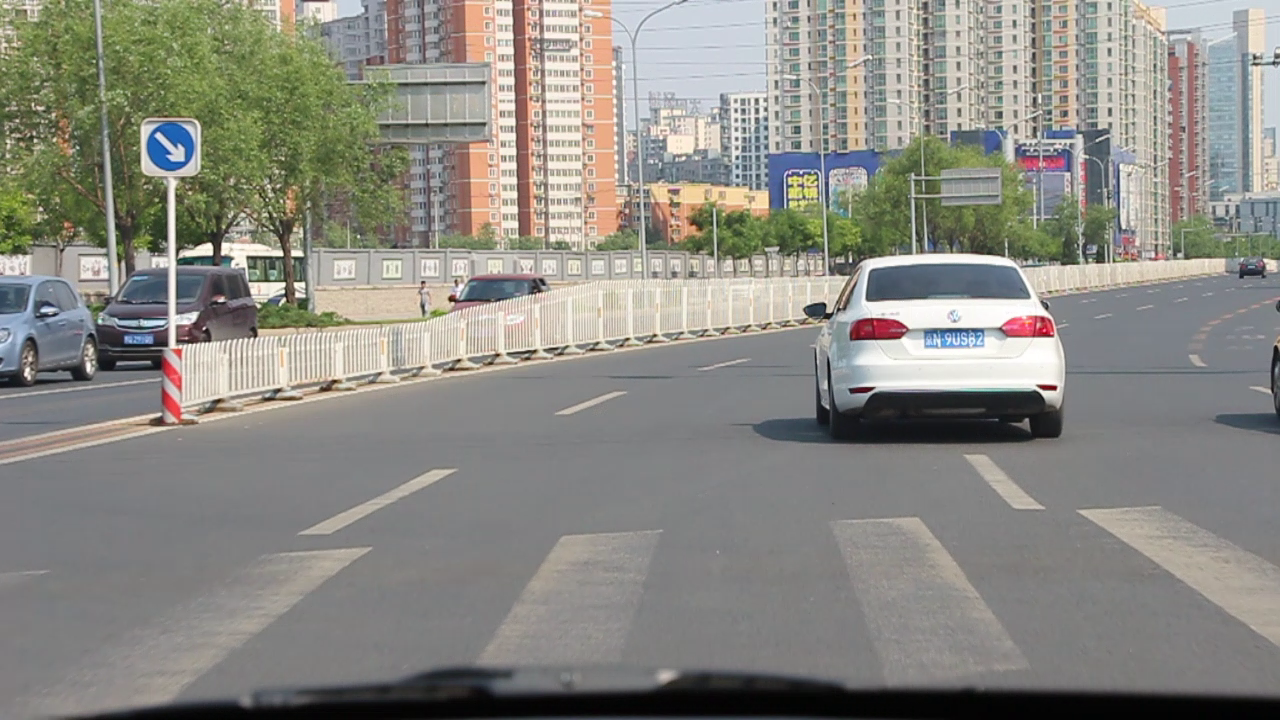
#> input picture study/01tech/day06/00016.png, 1280 x 720 px
$ python ex04_slice.py
#> lines starting #> are read from the running program, lines starting #| are printed output that depends on the picture
import numpy
import cv2
"""
支持的图像：bmp/jpg/png/gif/tiff
"""
img = cv2.imread("00016.png")
#> img is the input picture: shape (720, 1280, 3); mean B, G, R 130.5, 137.6, 138.7

# [11 lines of commented-out code are left out]

img [img[:,:,0] > 100] = 0 # img [img[:,: 0] > 100] = 0 ?
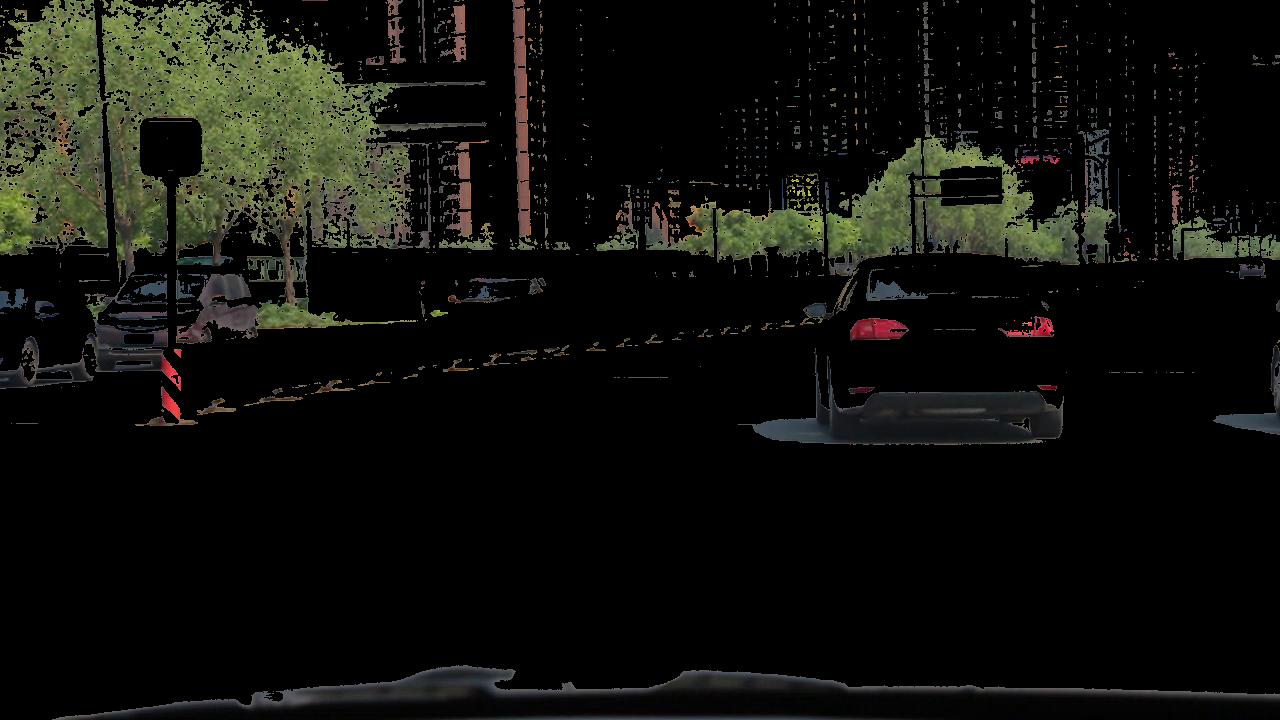
#> img: shape (720, 1280, 3); mean B, G, R 12.4, 16.8, 16.1

cv2.imwrite("dd.png", img)
